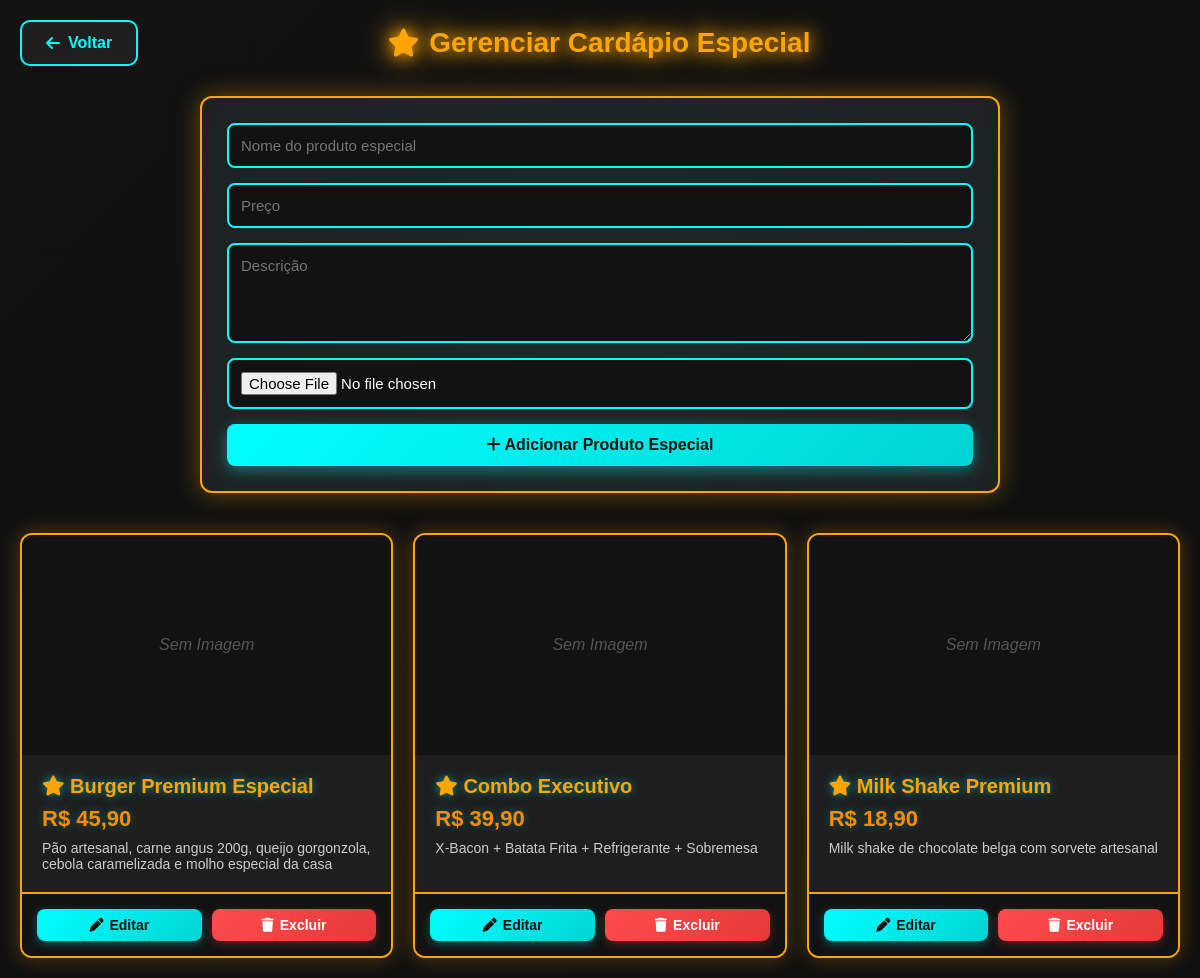
/cardapio_especial.php (signed in), run on the app's committed database.
### tables this page shows
CREATE TABLE `produtos_especiais` (
  `id` int(11) NOT NULL AUTO_INCREMENT,
  `nome` varchar(100) NOT NULL,
  `descricao` text DEFAULT NULL,
  `preco` decimal(10,2) NOT NULL,
  `imagem` varchar(255) DEFAULT NULL,
  PRIMARY KEY (`id`)
);

### cardapio_especial.php (the view, shortened to what this page needs)
<?php
include "config.php";
$targetDir = "uploads/";
$produtos = $conn->query("SELECT * FROM produtos_especiais");
?>
<!DOCTYPE html>
<html lang="pt-BR">
<head>
    <link rel="stylesheet" href="css/cardapio.css?e=<?php echo rand(0, 10000) ?>">
    <link rel="stylesheet" href="https://cdnjs.cloudflare.com/ajax/libs/font-awesome/6.5.0/css/all.min.css">
</head>
<body>
    <div class="header-page">
        <a href="painel_dono.php" class="btn-voltar-top"><i class="fa fa-arrow-left"></i> Voltar</a>
        <h1><i class="fa fa-star"></i> Gerenciar Cardápio Especial</h1>
    </div>
    <form method="post" enctype="multipart/form-data">
        <input type="text" name="nome" placeholder="Nome do produto especial" required>
        <input type="number" step="0.01" name="preco" placeholder="Preço" required>
        <textarea name="descricao" placeholder="Descrição"></textarea>
        <input type="file" name="imagem" accept="image/*">
        <button type="submit" name="adicionar"><i class="fa fa-plus"></i> Adicionar Produto Especial</button>
    </form>
    <div class="produtos-container">
        <?php while ($row = $produtos->fetch_assoc()): ?>
            <div class="card-produto">
                <?php if ($row['imagem'] && file_exists($targetDir . $row['imagem'])): ?>
                    <img src="<?= $targetDir . $row['imagem'] ?>" alt="<?= $row['nome'] ?>" class="card-img">
                <?php else: ?>
                    <div class="card-img-placeholder">Sem Imagem</div>
                <?php endif; ?>
                <div class="card-info">
                    <h3><i class="fa fa-star"></i> <?= $row['nome'] ?></h3>
                    <p class="preco">R$ <?= number_format($row['preco'], 2, ',', '.') ?></p>
                    <p class="descricao"><?= $row['descricao'] ?></p>
                </div>
                <div class="card-acoes">
                    <a href="editar_produto_especial.php?id=<?= $row['id'] ?>" class="editar"><i class="fa fa-pen"></i> Editar</a>
                    <a href="cardapio_especial.php?delete=<?= $row['id'] ?>" class="delete"
                        onclick="return confirm('Tem certeza que deseja excluir?')"><i class="fa fa-trash"></i> Excluir</a>
                </div>
            </div>
        <?php endwhile; ?>
    </div>
</body>
</html>

### cardapio_especial.php (style rules this page uses)
.card-produto { border: 2px solid #ffa500; box-shadow: 0 0 20px rgba(255, 165, 0, 0.3); }
.card-info h3 { color: #ffa500; }
.card-info .preco { color: #ff8c00; }
.card-acoes { border-top: 2px solid #ffa500; }
h1 { color: #ffa500 !important; text-shadow: 0 0 15px #ffa500, 0 0 30px #ffa500 !important; }
form { border: 2px solid #ffa500; box-shadow: 0 0 25px rgba(255, 165, 0, 0.4); }

### data on the page
produtos_especiais: imagem "Sem Imagem", nome "Burger Premium Especial", preco "45,90", descricao "Pão artesanal, carne angus 200g, queijo gorgonzola, cebola caramelizada e molho especial da casa"
produtos_especiais: imagem "Sem Imagem", nome "Combo Executivo", preco "39,90", descricao "X-Bacon + Batata Frita + Refrigerante + Sobremesa"
produtos_especiais: imagem "Sem Imagem", nome "Milk Shake Premium", preco "18,90", descricao "Milk shake de chocolate belga com sorvete artesanal"
